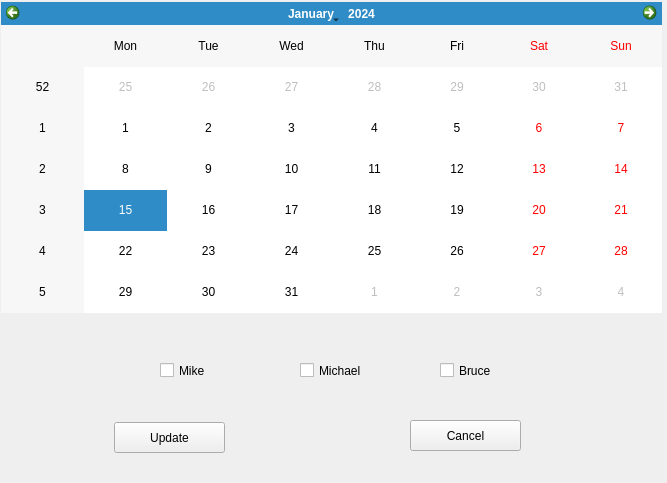
<?xml version="1.0" encoding="UTF-8"?>
<ui version="4.0">
 <class>ChangeSchedule</class>
 <widget class="QWidget" name="ChangeSchedule">
  <property name="geometry">
   <rect>
    <x>0</x>
    <y>0</y>
    <width>667</width>
    <height>483</height>
   </rect>
  </property>
  <property name="windowTitle">
   <string>Form</string>
  </property>
  <widget class="QCalendarWidget" name="calendarWidget">
   <property name="geometry">
    <rect>
     <x>1</x>
     <y>2</y>
     <width>661</width>
     <height>311</height>
    </rect>
   </property>
   <property name="gridVisible">
    <bool>false</bool>
   </property>
  </widget>
  <widget class="QPushButton" name="btnsubmit">
   <property name="geometry">
    <rect>
     <x>114</x>
     <y>422</y>
     <width>111</width>
     <height>31</height>
    </rect>
   </property>
   <property name="text">
    <string>Update</string>
   </property>
  </widget>
  <widget class="QPushButton" name="btncancel">
   <property name="geometry">
    <rect>
     <x>410</x>
     <y>420</y>
     <width>111</width>
     <height>31</height>
    </rect>
   </property>
   <property name="text">
    <string>Cancel</string>
   </property>
  </widget>
  <widget class="QCheckBox" name="checkBox">
   <property name="geometry">
    <rect>
     <x>160</x>
     <y>360</y>
     <width>81</width>
     <height>21</height>
    </rect>
   </property>
   <property name="text">
    <string>Mike</string>
   </property>
  </widget>
  <widget class="QCheckBox" name="checkBox_2">
   <property name="geometry">
    <rect>
     <x>300</x>
     <y>360</y>
     <width>81</width>
     <height>21</height>
    </rect>
   </property>
   <property name="text">
    <string>Michael</string>
   </property>
  </widget>
  <widget class="QCheckBox" name="checkBox_3">
   <property name="geometry">
    <rect>
     <x>440</x>
     <y>360</y>
     <width>71</width>
     <height>21</height>
    </rect>
   </property>
   <property name="text">
    <string>Bruce</string>
   </property>
  </widget>
 </widget>
 <resources/>
 <connections/>
</ui>
